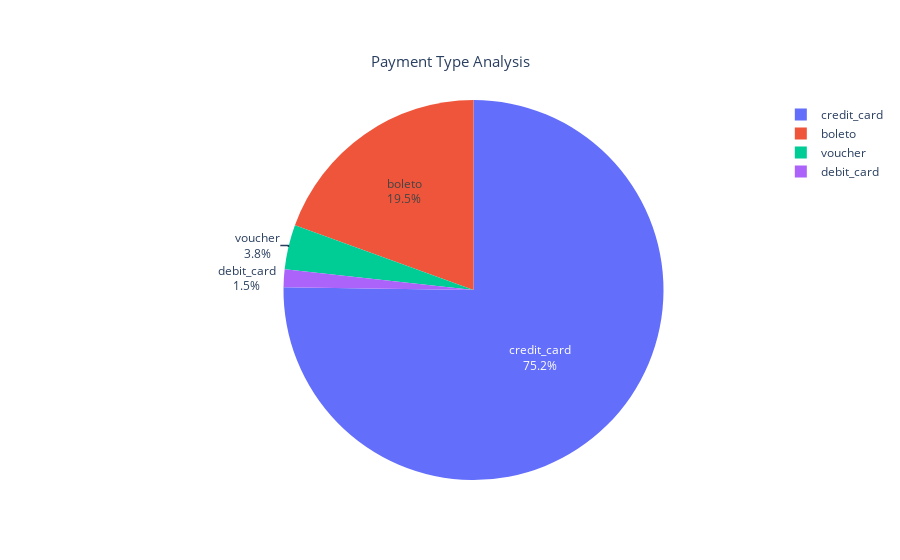

The notebook cell this image was saved under:
### Markdown cell above
### 그래프 세부 조정
- 각 필드 확인: https://plotly.com/python/reference/

### Code cell
import plotly.graph_objects as go

fig = go.Figure()
fig.add_trace(
    go.Pie(    
        labels=payment_type_count.index, values=payment_type_count.values,
        textinfo='label+percent', insidetextorientation='horizontal'
    )
)

fig.update_layout(
    {
        "title": {
            "text": "Payment Type Analysis",
            "x": 0.5,
            "y": 0.9,
            "font": {
                "size": 15
            }
        },
        "showlegend": True
    }
)

fig.show()

### Figure 1 — Plotly figure (JSON) as saved in the notebook; plotly's stock layout.template omitted (floating-point values rounded to 4 significant figures)
{"data": [{"insidetextorientation": "horizontal", "labels": ["credit_card", "boleto", "voucher", "debit_card"], "textinfo": "label+percent", "type": "pie", "values": [76505, 19784, 3866, 1528]}], "layout": {"autosize": true, "showlegend": true, "title": {"font": {"size": 15}, "text": "Payment Type Analysis", "x": 0.5, "y": 0.9}}}
